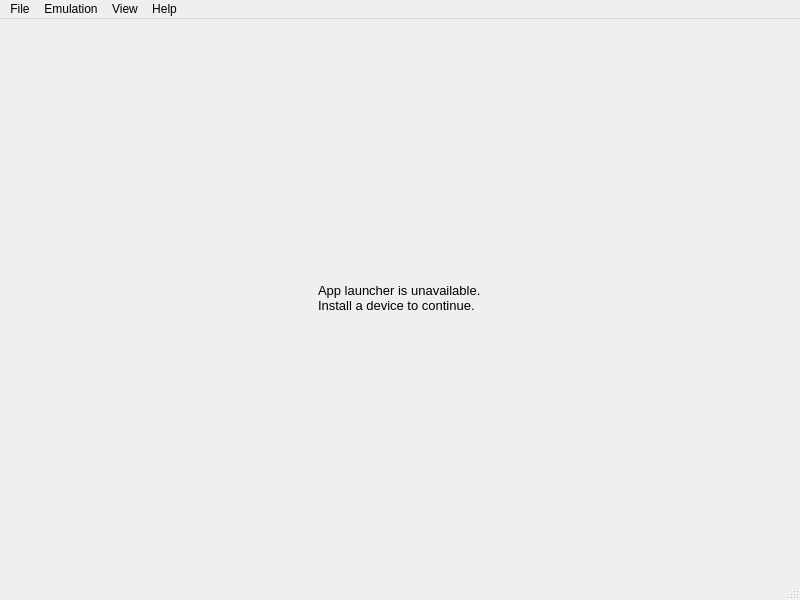
<?xml version="1.0" encoding="UTF-8"?>
<ui version="4.0">
 <class>main_window</class>
 <widget class="QMainWindow" name="main_window">
  <property name="geometry">
   <rect>
    <x>0</x>
    <y>0</y>
    <width>800</width>
    <height>600</height>
   </rect>
  </property>
  <property name="sizePolicy">
   <sizepolicy hsizetype="MinimumExpanding" vsizetype="MinimumExpanding">
    <horstretch>0</horstretch>
    <verstretch>0</verstretch>
   </sizepolicy>
  </property>
  <property name="windowTitle">
   <string>MainWindow</string>
  </property>
  <property name="windowIcon">
   <iconset resource="../eka2l1.qrc">
    <normaloff>:/assets/duck_tank.png</normaloff>:/assets/duck_tank.png</iconset>
  </property>
  <widget class="QWidget" name="centralwidget">
   <property name="sizePolicy">
    <sizepolicy hsizetype="MinimumExpanding" vsizetype="MinimumExpanding">
     <horstretch>0</horstretch>
     <verstretch>0</verstretch>
    </sizepolicy>
   </property>
   <layout class="QGridLayout" name="layout_centralwidget">
    <property name="sizeConstraint">
     <enum>QLayout::SetDefaultConstraint</enum>
    </property>
    <item row="0" column="0">
     <layout class="QGridLayout" name="layout_main">
      <property name="sizeConstraint">
       <enum>QLayout::SetDefaultConstraint</enum>
      </property>
      <item row="0" column="0" alignment="Qt::AlignHCenter">
       <widget class="QLabel" name="label_al_not_available">
        <property name="font">
         <font>
          <pointsize>10</pointsize>
         </font>
        </property>
        <property name="text">
         <string>App launcher is unavailable.&lt;br&gt;Install a device to continue.</string>
        </property>
       </widget>
      </item>
     </layout>
    </item>
   </layout>
  </widget>
  <widget class="QMenuBar" name="menu_bar">
   <property name="geometry">
    <rect>
     <x>0</x>
     <y>0</y>
     <width>800</width>
     <height>25</height>
    </rect>
   </property>
   <widget class="QMenu" name="menu_file">
    <property name="title">
     <string>File</string>
    </property>
    <widget class="QMenu" name="menu_install">
     <property name="title">
      <string>Install</string>
     </property>
     <addaction name="action_package"/>
     <addaction name="action_device"/>
    </widget>
    <addaction name="menu_install"/>
    <addaction name="action_package_manager"/>
    <addaction name="separator"/>
    <addaction name="action_mount_game_card_dump"/>
    <addaction name="action_mount_recent_dumps"/>
    <addaction name="separator"/>
    <addaction name="action_settings"/>
   </widget>
   <widget class="QMenu" name="menu_view">
    <property name="title">
     <string>View</string>
    </property>
    <addaction name="action_fullscreen"/>
   </widget>
   <widget class="QMenu" name="menu_help">
    <property name="title">
     <string>Help</string>
    </property>
    <addaction name="action_about"/>
   </widget>
   <widget class="QMenu" name="menu_emulation">
    <property name="title">
     <string>Emulation</string>
    </property>
    <widget class="QMenu" name="menu_objects">
     <property name="title">
      <string>Objects</string>
     </property>
     <addaction name="action_threads"/>
     <addaction name="action_mutexes"/>
     <addaction name="action_chunks"/>
    </widget>
    <widget class="QMenu" name="menu_services">
     <property name="title">
      <string>Services</string>
     </property>
     <addaction name="action_window_tree"/>
    </widget>
    <addaction name="action_pause"/>
    <addaction name="action_stop"/>
    <addaction name="action_restart"/>
    <addaction name="separator"/>
    <addaction name="menu_objects"/>
    <addaction name="menu_services"/>
   </widget>
   <addaction name="menu_file"/>
   <addaction name="menu_emulation"/>
   <addaction name="menu_view"/>
   <addaction name="menu_help"/>
  </widget>
  <widget class="QStatusBar" name="status_bar"/>
  <action name="action_about">
   <property name="text">
    <string>About</string>
   </property>
  </action>
  <action name="action_package">
   <property name="text">
    <string>Package</string>
   </property>
  </action>
  <action name="action_device">
   <property name="text">
    <string>Device</string>
   </property>
  </action>
  <action name="action_package_manager">
   <property name="text">
    <string>Package manager</string>
   </property>
  </action>
  <action name="action_mount_game_card_dump">
   <property name="text">
    <string>Mount game card dump</string>
   </property>
  </action>
  <action name="action_settings">
   <property name="text">
    <string>Settings</string>
   </property>
  </action>
  <action name="action_pause">
   <property name="text">
    <string>Pause</string>
   </property>
  </action>
  <action name="action_stop">
   <property name="text">
    <string>Stop</string>
   </property>
  </action>
  <action name="action_restart">
   <property name="text">
    <string>Restart</string>
   </property>
  </action>
  <action name="action_threads">
   <property name="text">
    <string>Threads</string>
   </property>
  </action>
  <action name="action_mutexes">
   <property name="text">
    <string>Mutexes</string>
   </property>
  </action>
  <action name="action_chunks">
   <property name="text">
    <string>Chunks</string>
   </property>
  </action>
  <action name="action_window_tree">
   <property name="text">
    <string>Window tree</string>
   </property>
  </action>
  <action name="action_fullscreen">
   <property name="text">
    <string>Fullscreen</string>
   </property>
  </action>
  <action name="action_mount_recent_dumps">
   <property name="text">
    <string>Recent dumps</string>
   </property>
  </action>
 </widget>
 <resources>
  <include location="../eka2l1.qrc"/>
  <include location="../eka2l1.qrc"/>
 </resources>
 <connections/>
</ui>
